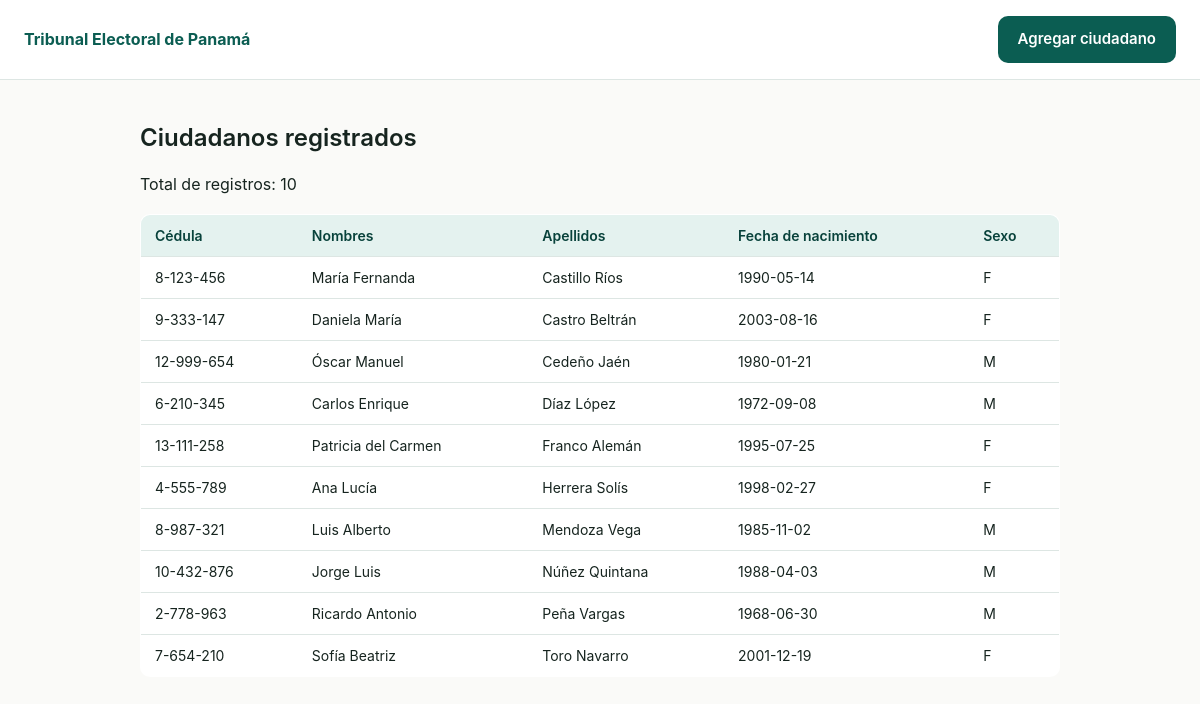
The page / on the database its author committed.
### tables this page shows
CREATE TABLE IF NOT EXISTS ciudadanos (
    cedula VARCHAR(20) NOT NULL,
    primer_nombre VARCHAR(100) NOT NULL,
    segundo_nombre VARCHAR(100) NULL,
    primer_apellido VARCHAR(100) NOT NULL,
    segundo_apellido VARCHAR(100) NULL,
    fecha_nacimiento DATE NOT NULL,
    sexo ENUM('M','F') NOT NULL,
    lugar_nacimiento VARCHAR(100) NOT NULL,
    donacion_organos BOOLEAN NOT NULL DEFAULT FALSE,
    nombre_padre VARCHAR(100) NULL,
    nombre_madre VARCHAR(100) NULL,
    fecha_expedicion DATE NOT NULL,
    fecha_expiracion DATE NOT NULL,
    foto VARCHAR(255) NOT NULL,
    PRIMARY KEY (cedula)
);

### index.php (the view, shortened to what this page needs)
<?php
require_once __DIR__ . '/config/conexion.php';
$stmt = $conexion->query(
    'SELECT cedula,
            CONCAT_WS(\' \', primer_nombre, segundo_nombre) AS nombres,
            CONCAT_WS(\' \', primer_apellido, segundo_apellido) AS apellidos,
            fecha_nacimiento, sexo
     FROM ciudadanos
     ORDER BY primer_apellido, primer_nombre'
);
$ciudadanos = $stmt->fetchAll(PDO::FETCH_ASSOC);
?>
<!DOCTYPE html>
<html lang="es">
<head>
    <link rel="stylesheet" href="css/estilo.css">
</head>
<body>
    <div class="barra-superior">
        <span class="marca">Tribunal Electoral de Panamá</span>
        <a href="agregar_ciudadano.php" class="btn">Agregar ciudadano</a>
    </div>
    <div class="contenido-panel">
        <h2>Ciudadanos registrados</h2>
        <p>Total de registros: <?= count($ciudadanos) ?></p>
        <table class="tabla">
            <thead>
                <tr>
                    <th>Cédula</th>
                    <th>Nombres</th>
                    <th>Apellidos</th>
                    <th>Fecha de nacimiento</th>
                    <th>Sexo</th>
                </tr>
            </thead>
            <tbody>
                <?php foreach ($ciudadanos as $c): ?>
                    <tr>
                        <td><?= htmlspecialchars($c['cedula'], ENT_QUOTES, 'UTF-8') ?></td>
                        <td><?= htmlspecialchars($c['nombres'], ENT_QUOTES, 'UTF-8') ?></td>
                        <td><?= htmlspecialchars($c['apellidos'], ENT_QUOTES, 'UTF-8') ?></td>
                        <td><?= htmlspecialchars($c['fecha_nacimiento'], ENT_QUOTES, 'UTF-8') ?></td>
                        <td><?= htmlspecialchars($c['sexo'], ENT_QUOTES, 'UTF-8') ?></td>
                    </tr>
                <?php endforeach; ?>
            </tbody>
        </table>
    </div>
</body>
</html>

### css/estilo.css (style rules this page uses)
:root { --color-primario: #0B5D52; --color-primario-oscuro: #08423B; --color-primario-claro: #E4F2EF; --color-fondo: #FAFAF8; --color-texto: #16241F; --color-texto-suave: #5C6D68; --color-borde: #DDE6E3; --color-error: #B3261E; --color-exito: #1B7A4A; --fuente: -apple-system, BlinkMacSystemFont, "Segoe UI", Roboto, Helvetica, Arial, sans-serif; --radio: 10px; }
* { box-sizing: border-box; }
body { margin: 0; font-family: var(--fuente); background: var(--color-fondo); color: var(--color-texto); line-height: 1.5; }
h1, h2 { font-weight: 600; margin: 0 0 8px; }
a { color: var(--color-primario); }
.btn { display: inline-block; background: var(--color-primario); color: #fff; border: none; border-radius: var(--radio); padding: 12px 20px; font-size: 15px; font-weight: 600; cursor: pointer; text-decoration: none; text-align: center; transition: background 0.15s ease; }
.barra-superior { display: flex; align-items: center; justify-content: space-between; background: #fff; border-bottom: 1px solid var(--color-borde); padding: 16px 24px; }
.barra-superior .marca { font-weight: 700; color: var(--color-primario); }
.contenido-panel { max-width: 960px; margin: 40px auto; padding: 0 20px; }
.tabla { width: 100%; border-collapse: collapse; background: #fff; border: 1px solid var(--color-borde); border-radius: var(--radio); overflow: hidden; margin-top: 18px; }
.tabla th, .tabla td { padding: 10px 14px; text-align: left; border-bottom: 1px solid var(--color-borde); font-size: 14px; }
.tabla th { background: var(--color-primario-claro); color: var(--color-primario-oscuro); font-weight: 600; }

### rows shown on the page
ciudadanos: cedula "8-123-456", nombres "María Fernanda", apellidos "Castillo Ríos", fecha_nacimiento "1990-05-14", sexo "F"
ciudadanos: cedula "9-333-147", nombres "Daniela María", apellidos "Castro Beltrán", fecha_nacimiento "2003-08-16", sexo "F"
ciudadanos: cedula "12-999-654", nombres "Óscar Manuel", apellidos "Cedeño Jaén", fecha_nacimiento "1980-01-21", sexo "M"
ciudadanos: cedula "6-210-345", nombres "Carlos Enrique", apellidos "Díaz López", fecha_nacimiento "1972-09-08", sexo "M"
ciudadanos: cedula "13-111-258", nombres "Patricia del Carmen", apellidos "Franco Alemán", fecha_nacimiento "1995-07-25", sexo "F"
ciudadanos: cedula "4-555-789", nombres "Ana Lucía", apellidos "Herrera Solís", fecha_nacimiento "1998-02-27", sexo "F"
ciudadanos: cedula "8-987-321", nombres "Luis Alberto", apellidos "Mendoza Vega", fecha_nacimiento "1985-11-02", sexo "M"
ciudadanos: cedula "10-432-876", nombres "Jorge Luis", apellidos "Núñez Quintana", fecha_nacimiento "1988-04-03", sexo "M"
ciudadanos: cedula "2-778-963", nombres "Ricardo Antonio", apellidos "Peña Vargas", fecha_nacimiento "1968-06-30", sexo "M"
ciudadanos: cedula "7-654-210", nombres "Sofía Beatriz", apellidos "Toro Navarro", fecha_nacimiento "2001-12-19", sexo "F"

### other values the page prints
count($ciudadanos) "10"
